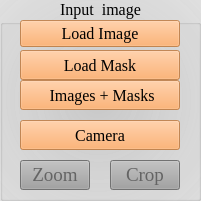
   <widget class="QGroupBox" name="groupBox_1">
    <property name="enabled">
     <bool>true</bool>
    </property>
    <property name="geometry">
     <rect>
      <x>10</x>
      <y>30</y>
      <width>201</width>
      <height>201</height>
     </rect>
    </property>
    <property name="font">
     <font>
      <family>Times New Roman</family>
      <pointsize>12</pointsize>
      <weight>9</weight>
      <italic>false</italic>
      <bold>false</bold>
     </font>
    </property>
    <property name="styleSheet">
     <string notr="true">QGroupBox {
    background-color: qradialgradient(spread:pad, cx:0.495, cy:0.494318, radius:2, fx:0.489, fy:0.494318, stop:0 rgba(200, 200, 200, 200), stop:1 rgba(255, 255, 255, 255));
    color: rgb(0, 0, 0);
    font: 75 12pt &quot;Times New Roman&quot;;
}

QGroupBox::title {
    subcontrol-origin: margin;
    subcontrol-position: top center;
}
</string>
    </property>
    <property name="title">
     <string>Input  image </string>
    </property>
    <widget class="QPushButton" name="cropeimage_2">
     <property name="enabled">
      <bool>true</bool>
     </property>
     <property name="geometry">
      <rect>
       <x>20</x>
       <y>160</y>
       <width>70</width>
       <height>30</height>
      </rect>
     </property>
     <property name="font">
      <font>
       <family>Times New Roman</family>
       <pointsize>14</pointsize>
       <weight>9</weight>
       <italic>false</italic>
       <bold>false</bold>
      </font>
     </property>
     <property name="styleSheet">
      <string notr="true">color: rgb(100, 100, 100);background-color: qradialgradient(spread:pad, cx:0.5, cy:0.5, radius:2, fx:0.5, fy:0.5, stop:0 rgba(240, 181, 142, 237), stop:1 rgba(255, 255, 255, 255));
 font: 75 14pt &quot;Times New Roman&quot;; background-color: rgb(160, 160, 160)</string>
     </property>
     <property name="text">
      <string>Zoom</string>
     </property>
    </widget>
    <widget class="QPushButton" name="loadimage">
     <property name="enabled">
      <bool>true</bool>
     </property>
     <property name="geometry">
      <rect>
       <x>20</x>
       <y>20</y>
       <width>160</width>
       <height>27</height>
      </rect>
     </property>
     <property name="font">
      <font>
       <family>Times New Roman</family>
       <pointsize>12</pointsize>
       <weight>9</weight>
       <italic>false</italic>
       <bold>false</bold>
      </font>
     </property>
     <property name="styleSheet">
      <string notr="true">background-color: rgba(255, 160, 80, 200);
color: rgb(0, 0, 0);
font: 75 12pt &quot;Times New Roman&quot;;</string>
     </property>
     <property name="text">
      <string>Load Image</string>
     </property>
    </widget>
    <widget class="QPushButton" name="cropeimage">
     <property name="enabled">
      <bool>true</bool>
     </property>
     <property name="geometry">
      <rect>
       <x>110</x>
       <y>160</y>
       <width>70</width>
       <height>30</height>
      </rect>
     </property>
     <property name="font">
      <font>
       <family>Times New Roman</family>
       <pointsize>14</pointsize>
       <weight>9</weight>
       <italic>false</italic>
       <bold>false</bold>
      </font>
     </property>
     <property name="styleSheet">
      <string notr="true">color: rgb(100, 100, 100);background-color: qradialgradient(spread:pad, cx:0.5, cy:0.5, radius:2, fx:0.5, fy:0.5, stop:0 rgba(240, 181, 142, 237), stop:1 rgba(255, 255, 255, 255));
 font: 75 14pt &quot;Times New Roman&quot;; background-color: rgb(160, 160, 160)</string>
     </property>
     <property name="text">
      <string>Crop</string>
     </property>
    </widget>
    <widget class="QPushButton" name="load_mask">
     <property name="enabled">
      <bool>true</bool>
     </property>
     <property name="geometry">
      <rect>
       <x>20</x>
       <y>50</y>
       <width>160</width>
       <height>30</height>
      </rect>
     </property>
     <property name="font">
      <font>
       <family>Times New Roman</family>
       <pointsize>12</pointsize>
       <weight>9</weight>
       <italic>false</italic>
       <bold>false</bold>
      </font>
     </property>
     <property name="styleSheet">
      <string notr="true">background-color: rgba(255, 160, 80, 200);
color: rgb(0, 0, 0);
font: 75 12pt &quot;Times New Roman&quot;;</string>
     </property>
     <property name="text">
      <string>Load Mask</string>
     </property>
    </widget>
    <widget class="QPushButton" name="loadimage_2">
     <property name="enabled">
      <bool>true</bool>
     </property>
     <property name="geometry">
      <rect>
       <x>20</x>
       <y>80</y>
       <width>160</width>
       <height>30</height>
      </rect>
     </property>
     <property name="font">
      <font>
       <family>Times New Roman</family>
       <pointsize>12</pointsize>
       <weight>9</weight>
       <italic>false</italic>
       <bold>false</bold>
      </font>
     </property>
     <property name="styleSheet">
      <string notr="true">background-color: rgba(255, 160, 80, 200);
color: rgb(0, 0, 0);
font: 75 12pt &quot;Times New Roman&quot;;</string>
     </property>
     <property name="text">
      <string> Images + Masks</string>
     </property>
    </widget>
    <widget class="QPushButton" name="DICOM_input">
     <property name="enabled">
      <bool>true</bool>
     </property>
     <property name="geometry">
      <rect>
       <x>20</x>
       <y>120</y>
       <width>160</width>
       <height>30</height>
      </rect>
     </property>
     <property name="font">
      <font>
       <family>Times New Roman</family>
       <pointsize>12</pointsize>
       <weight>9</weight>
       <italic>false</italic>
       <bold>false</bold>
      </font>
     </property>
     <property name="styleSheet">
      <string notr="true">background-color: rgba(255, 160, 80, 200);
color: rgb(0, 0, 0);
font: 75 12pt &quot;Times New Roman&quot;;</string>
     </property>
     <property name="text">
      <string>Camera</string>
     </property>
    </widget>
    <zorder>loadimage</zorder>
    <zorder>cropeimage</zorder>
    <zorder>load_mask</zorder>
    <zorder>loadimage_2</zorder>
    <zorder>cropeimage_2</zorder>
    <zorder>DICOM_input</zorder>
   </widget>
